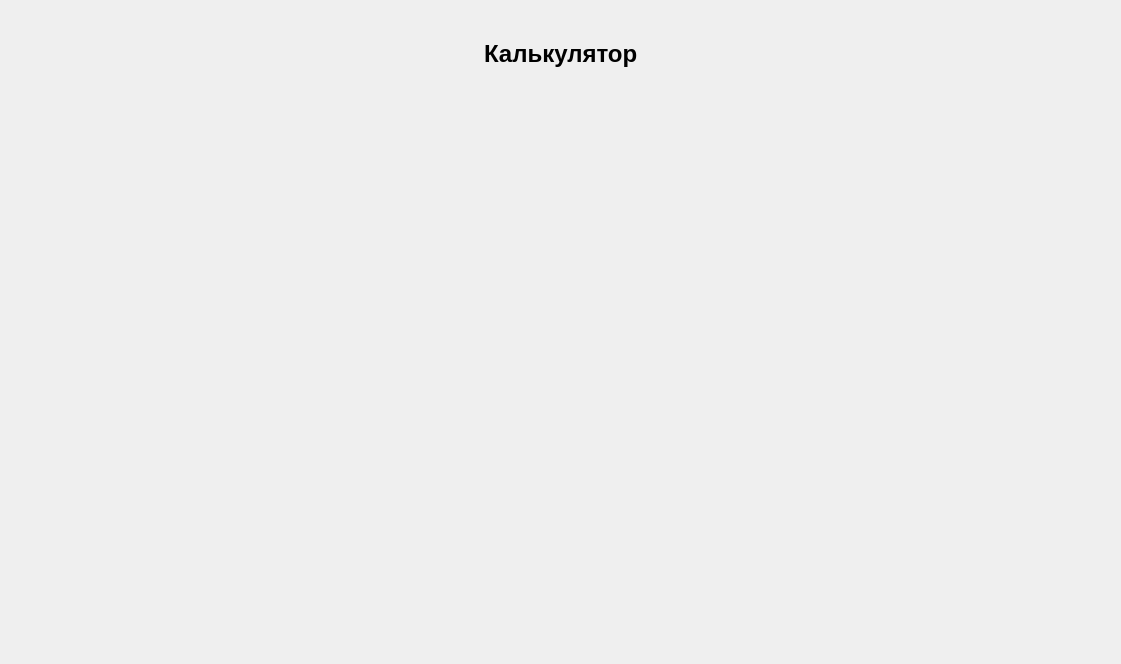
<?xml version="1.0" encoding="UTF-8"?>
<ui version="4.0">
 <class>Form</class>
 <widget class="QWidget" name="Form">
  <property name="geometry">
   <rect>
    <x>0</x>
    <y>0</y>
    <width>1121</width>
    <height>664</height>
   </rect>
  </property>
  <property name="windowTitle">
   <string>Form</string>
  </property>
  <layout class="QGridLayout" name="gridLayout_2">
   <item row="0" column="0">
    <layout class="QGridLayout" name="gridLayout" rowstretch="1,0,6">
     <item row="1" column="1">
      <spacer name="verticalSpacer">
       <property name="orientation">
        <enum>Qt::Vertical</enum>
       </property>
       <property name="sizeHint" stdset="0">
        <size>
         <width>20</width>
         <height>40</height>
        </size>
       </property>
      </spacer>
     </item>
     <item row="0" column="1">
      <layout class="QVBoxLayout" name="verticalLayout">
       <item>
        <widget class="QLabel" name="label">
         <property name="styleSheet">
          <string notr="true">font-size: 24px; font-weight: 900; border-radius: 10px; </string>
         </property>
         <property name="text">
          <string>Калькулятор</string>
         </property>
        </widget>
       </item>
      </layout>
     </item>
     <item row="0" column="0">
      <spacer name="horizontalSpacer">
       <property name="orientation">
        <enum>Qt::Horizontal</enum>
       </property>
       <property name="sizeHint" stdset="0">
        <size>
         <width>40</width>
         <height>20</height>
        </size>
       </property>
      </spacer>
     </item>
     <item row="0" column="2">
      <spacer name="horizontalSpacer_2">
       <property name="orientation">
        <enum>Qt::Horizontal</enum>
       </property>
       <property name="sizeHint" stdset="0">
        <size>
         <width>40</width>
         <height>20</height>
        </size>
       </property>
      </spacer>
     </item>
     <item row="2" column="0" colspan="3">
      <layout class="QHBoxLayout" name="horizontalLayout"/>
     </item>
    </layout>
   </item>
  </layout>
 </widget>
 <resources/>
 <connections/>
</ui>
